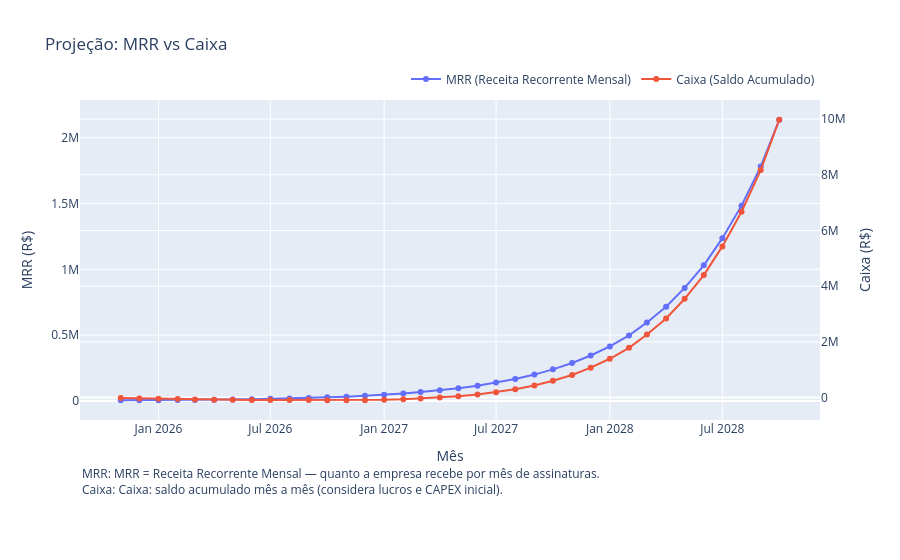

The cell this chart's notebook holds for it:
### Code cell
# 06 - GRAFICO INTERATIVO: MRR vs Caixa com legenda explicativa (usando glossary)
x = df["mes"]
fig = go.Figure()
fig.add_trace(go.Scatter(x=x, y=df["mrr"], name="MRR (Receita Recorrente Mensal)", mode="lines+markers"))
fig.add_trace(go.Scatter(x=x, y=df["caixa"], name="Caixa (Saldo Acumulado)", mode="lines+markers", yaxis="y2"))

fig.update_layout(
    title="Projeção: MRR vs Caixa",
    xaxis_title="Mês",
    yaxis=dict(title="MRR (R$)"),
    yaxis2=dict(title="Caixa (R$)", overlaying="y", side="right"),
    legend=dict(orientation="h", yanchor="bottom", y=1.02, xanchor="right", x=1)
)

# Adicionar explicações resumidas (legenda textual abaixo do gráfico)
exp_mrr = obter_explicacao("MRR", "layman")
exp_caixa = "Caixa: saldo acumulado mês a mês (considera lucros e CAPEX inicial)."
nota = f"MRR: {exp_mrr}<br>Caixa: {exp_caixa}"

fig.add_annotation(
    text=nota,
    xref="paper", yref="paper", x=0, y=-0.25,
    showarrow=False, align="left"
)

fig.update_layout(margin=dict(b=140))
fig.show()

### Figure 1 — Plotly figure (JSON) as saved in the notebook; plotly's stock layout.template omitted (floating-point values rounded to 4 significant figures)
{"data": [{"mode": "lines+markers", "name": "MRR (Receita Recorrente Mensal)", "type": "scatter", "x": ["2025-11", "2025-12", "2026-01", "2026-02", "2026-03", "2026-04", "2026-05", "2026-06", "2026-07", "2026-08", "2026-09", "2026-10", "2026-11", "2026-12", "2027-01", "2027-02", "2027-03", "2027-04", "2027-05", "2027-06", "2027-07", "2027-08", "2027-09", "2027-10", "2027-11", "2027-12", "2028-01", "2028-02", "2028-03", "2028-04", "2028-05", "2028-06", "2028-07", "2028-08", "2028-09", "2028-10"], "y": [4822.0, 5208.0, 5772.0, 6505.0, 7595.0, 9124.0, 10880.0, 13050.0, 15610.0, 18750.0, 22440.0, 26940.0, 32330.0, 38750.0, 46460.0, 55790.0, 66960.0, 80300.0, 96370.0, 115700.0, 138800.0, 166500.0, 199800.0, 239800.0, 287600.0, 345200.0, 414200.0, 497015, 596300.0, 715600.0, 858700.0, 1030000.0, 1236000.0, 1484000.0, 1780000.0, 2136000.0]}, {"mode": "lines+markers", "name": "Caixa (Saldo Acumulado)", "type": "scatter", "x": ["2025-11", "2025-12", "2026-01", "2026-02", "2026-03", "2026-04", "2026-05", "2026-06", "2026-07", "2026-08", "2026-09", "2026-10", "2026-11", "2026-12", "2027-01", "2027-02", "2027-03", "2027-04", "2027-05", "2027-06", "2027-07", "2027-08", "2027-09", "2027-10", "2027-11", "2027-12", "2028-01", "2028-02", "2028-03", "2028-04", "2028-05", "2028-06", "2028-07", "2028-08", "2028-09", "2028-10"], "y": [-19210.0, -32070.0, -44420.0, -56090.0, -66760.0, -76020.0, -83670.0, -89330.0, -92640.0, -93060.0, -90290.0, -96640.0, -98040.0, -93821, -82950.0, -64030.0, -35460.0, -3278.0, 42780.0, 105500.0, 188200.0, 294800.0, 430100.0, 599900.0, 811100.0, 1072000.0, 1392000.0, 1784000.0, 2262000.0, 2842000.0, 3546000.0, 4398000.0, 5428000.0, 6672000.0, 8171000.0, 9978000.0], "yaxis": "y2"}], "layout": {"annotations": [{"align": "left", "showarrow": false, "text": "MRR: MRR = Receita Recorrente Mensal — quanto a empresa recebe por mês de assinaturas.<br>Caixa: Caixa: saldo acumulado mês a mês (considera lucros e CAPEX inicial).", "x": 0, "xref": "paper", "y": -0.25, "yref": "paper"}], "legend": {"orientation": "h", "x": 1, "xanchor": "right", "y": 1.02, "yanchor": "bottom"}, "margin": {"b": 140}, "title": {"text": "Projeção: MRR vs Caixa"}, "xaxis": {"title": {"text": "Mês"}}, "yaxis": {"title": {"text": "MRR (R$)"}}, "yaxis2": {"overlaying": "y", "side": "right", "title": {"text": "Caixa (R$)"}}}}
